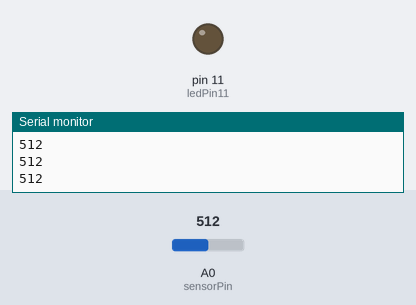
A sketch run on a simulated Arduino Uno, built with avr-gcc and run on an emulated ATmega328P. Parts: output pins drawn as LEDs (lit = HIGH), the last lines printed to the serial monitor. Inputs (shaded band) come from the test bench; at power-on: A0 (sensorPin) = 512.

Above: at 1.2 s.
1.3 s: A0 (sensorPin) set to 716
At 1.7 s:
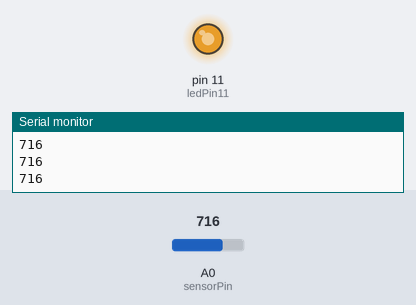
2.8 s: A0 (sensorPin) set to 756
At 4.0 s:
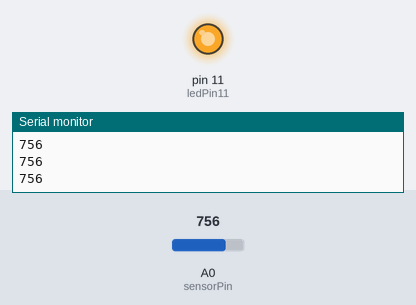
4.3 s: A0 (sensorPin) set to 768
At 5.2 s:
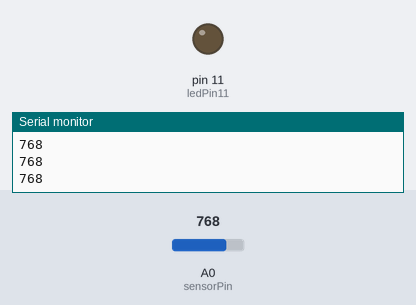
5.8 s: A0 (sensorPin) set to 900
At 6.4 s:
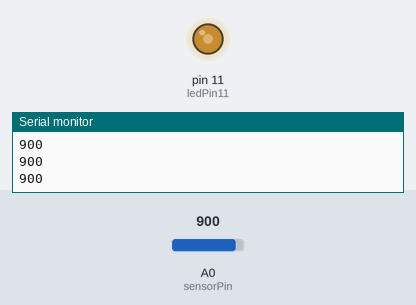
7.3 s: A0 (sensorPin) set to 306
At 8.5 s:
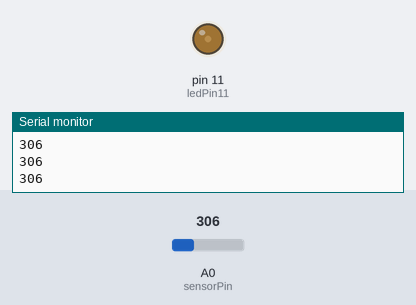
8.8 s: A0 (sensorPin) set to 0
At 9.9 s:
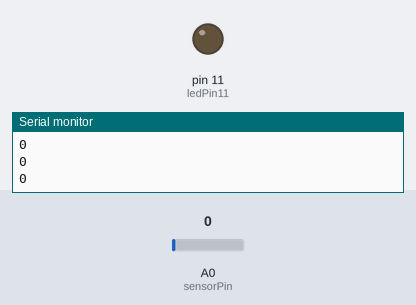
Timing chart, 0 to 11.3 s (numbered marks = the images above; inputs shaded):
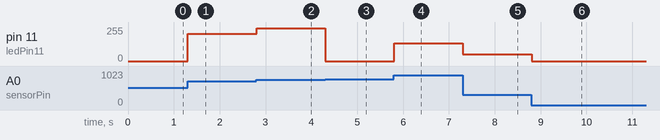

Measured:
- the behaviour switches between 767 and 768 on A0 (sensorPin) (found by bisection; images 2 and 3)
- after the input at 1.3 s, pin 11 (ledPin11): 0/255 → 204/255 at once
- after the input at 2.8 s, pin 11 (ledPin11): 204/255 → 244/255 at once
- after the input at 4.3 s, pin 11 (ledPin11): 244/255 → 0/255 at once
- after the input at 5.8 s, pin 11 (ledPin11): 0/255 → 132/255 at once
- after the input at 7.3 s, pin 11 (ledPin11): 132/255 → 50/255 at once
- after the input at 8.8 s, pin 11 (ledPin11): 50/255 → 0/255 at once

The sketch:

P2_T2.ino
```cpp
int ledPin11 = 11;
int sensorValue = 0;
int sensorPin = A0;

void setup() {
  // put your setup code here, to run once:
  Serial.begin(9600);
}

void loop() {
  // put your main code here, to run repeatedly:
  sensorValue = analogRead(sensorPin);
  Serial.println(sensorValue);
  analogWrite(ledPin11, sensorValue);
}
```
